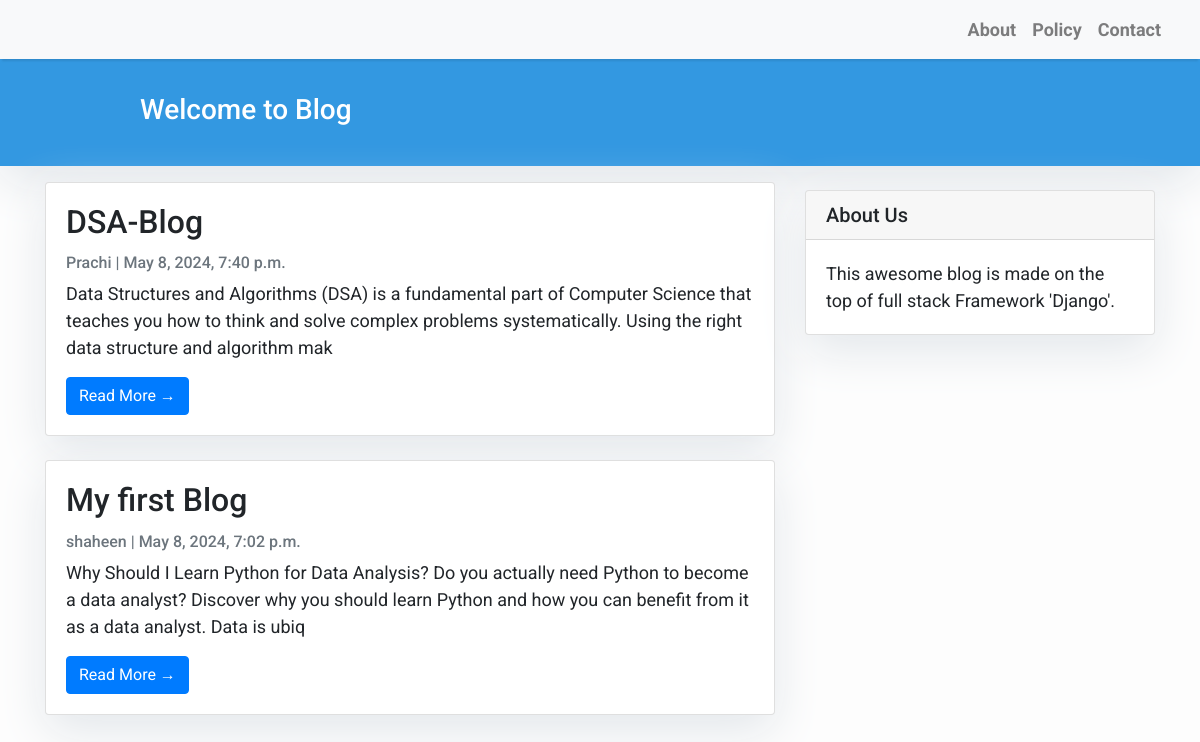
The page / on the database its author committed.
### blog/models.py (models this page shows, shortened)
class Post(models.Model):
    title = models.CharField(max_length=200, unique=True)
    slug = models.SlugField(max_length=200, unique=True)
    author = models.ForeignKey(User, on_delete= models.CASCADE,related_name='blog_posts')
    updated_on = models.DateTimeField(auto_now= True)
    content = models.TextField()
    created_on = models.DateTimeField(auto_now_add=True)
    status = models.IntegerField(choices= STATUS, default=0)
    class Meta:
        ordering = ['-created_on']

### blog/views.py (the view)
# urls.py: path('', views.PostList.as_view(), name='home'),
class PostList(generic.ListView):
    queryset = Post.objects.filter(status=1).order_by('-created_on')
    template_name = 'index.html'

### templates/index.html (shortened to what this page needs)
{% extends "base.html" %}
{% block content %}
<header class="masthead">
    <div class="container">
        <div class="row">
            <div class=" col-md-8 col-md-10 mx-auto">
                <div class="site-heading">
                    <h3 class=" site-heading my-4 mt-3 text-white" > Welcome to Blog </h3>
                </div>
            </div>
        </div>
    </div>
</header>
<div class="container">
    <div class="row">
        <div class="col-md-8 mt-3 left">
            {% for post in post_list %}
            <div class="card mb-4">
                <div class="card-body">
                    <h2 class="card-title">{{ post.title }}</h2>
                    <p class="card-text text-muted h6">{{ post.author }} | {{ post.created_on}} </p>
                    <p class="card-text">{{post.content|slice:":200" }}</p>
                    <a href="{% url 'post_detail' post.slug  %}" class="btn btn-primary">Read More &rarr;</a>
                </div>
            </div>
            {% endfor %}
        </div>
        {% block sidebar %} {% include 'sidebar.html' %} {% endblock sidebar %}
    </div>
</div>
{%endblock%}

### templates/base.html (shortened to what this page needs)
<!DOCTYPE html>
<html>
    <head>
        <link rel="stylesheet" href="https://maxcdn.bootstrapcdn.com/bootstrap/4.0.0/css/bootstrap.min.css"
 />
    </head>
    <body>
        <nav class="navbar navbar-expand-lg navbar-light bg-light shadow" id="mainNav">
            <div class="container-fluid">
                <div class="collapse navbar-collapse" id="navbarResponsive">
                    <ul class="navbar-nav ml-auto">
                        <li class="nav-item text-black">
                            <a class="nav-link text-black font-weight-bold" >About</a>
                        </li>
                        <li class="nav-item text-black">
                            <a class="nav-link text-black font-weight-bold" >Policy</a>
                        </li>
                        <li class="nav-item text-black">
                            <a class="nav-link text-black font-weight-bold">Contact</a>
                        </li>
                    </ul>
                </div>
            </div>
        </nav>
        {% block content %}{% endblock content %}
    </body>
</html>

### templates/sidebar.html (shortened to what this page needs)
{% block sidebar %}
<div class="col-md-4 float-right ">
<div class="card my-4">
        <h5 class="card-header">About Us</h5>
    <div class="card-body">
        <p class="card-text"> This awesome blog is made on the top of full stack Framework 'Django'.</p>
    </div>
</div>
</div>
{% endblock sidebar %}

### templates/base.html (style rules this page uses)
body { font-family: "Roboto", sans-serif; font-size: 17px; background-color: #fdfdfd; }
.shadow { box-shadow: 0 4px 2px -2px rgba(0, 0, 0, 0.1); }
.masthead { background: #3398E1; height: auto; padding-bottom: 15px; box-shadow: 0 16px 48px #E3E7EB; padding-top: 10px; }

### templates/index.html (style rules this page uses)
body { font-family: "Roboto", sans-serif; font-size: 18px; background-color: #fdfdfd; }
.card { box-shadow: 0 16px 48px #E3E7EB; }

### templates/sidebar.html (style rules this page uses)
.card { box-shadow: 0 16px 48px #E3E7EB; }

### rows shown on the page
Post: title "DSA-Blog", author "Prachi", created_on "May 8, 2024, 7:40 p.m.", content "Data Structures and Algorithms (DSA) is a fundamental part of Computer Science that teaches you how to think and solve complex problems systematically. Using the right data structure and algorithm mak"
Post: title "My first Blog", author "shaheen", created_on "May 8, 2024, 7:02 p.m.", content "Why Should I Learn Python for Data Analysis? Do you actually need Python to become a data analyst? Discover why you should learn Python and how you can benefit from it as a data analyst. Data is ubiq"
